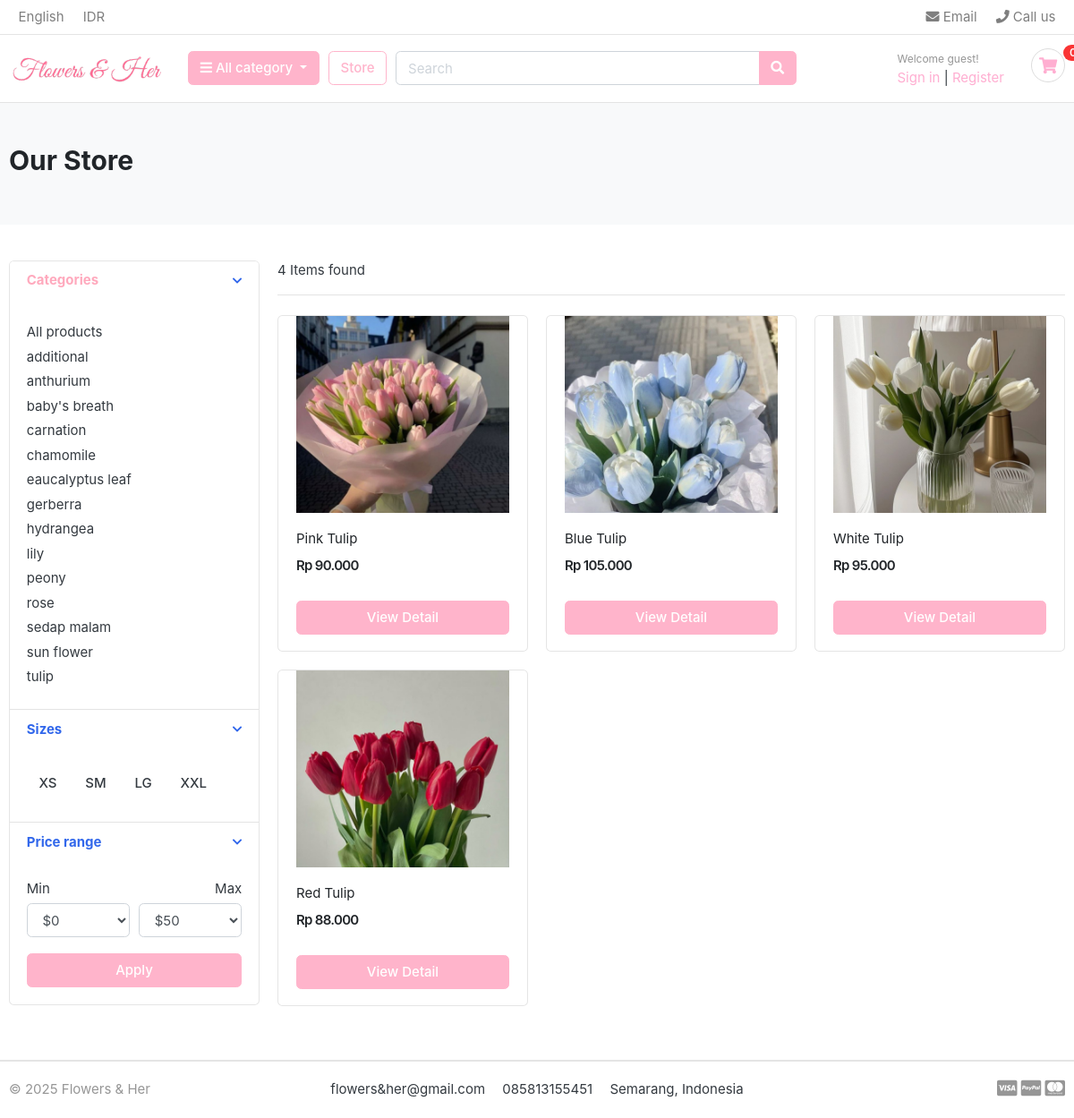
/store/tulip/, run on the app's committed database.
### category/models.py (models this page shows, shortened)
class Category(models.Model):
    category_name = models.CharField(max_length=50, unique=True)
    slug = models.SlugField(max_length=50, unique=True )
    cat_image = models.ImageField(upload_to="photos/categories", blank=True)
    class Meta:
        verbose_name = "category"
        verbose_name_plural = "categories"

### store/models.py (models this page shows, shortened)
class Product(models.Model):
    product_name    = models.CharField(max_length=255, unique=True)
    slug            = models.SlugField(max_length=255, unique=True)
    description     = models.TextField(blank=True)
    stock           = models.IntegerField()
    price           = models.IntegerField()
    image           = models.ImageField(upload_to="photos/products")
    is_available    = models.BooleanField(default=True)
    category        = models.ForeignKey(Category,on_delete=models.CASCADE)
    created_date    = models.DateTimeField(auto_now_add=True)
    modified_date   = models.DateTimeField(auto_now = True )

### store/views.py (the view)
# urls.py: path("", views.index, name="index"),
def index(request, category_id = None):
    categories = None
    products = None
    if category_id is not None:
        categories = get_object_or_404(Category,slug= category_id)
        products = Product.objects.all().filter(category=categories, is_available = True)
        product_count = products.count()
    else:
        products = Product.objects.all().filter(is_available=True).order_by('id')
        product_count = products.count()
    context ={
        "products" : products,
        "jumlah" : product_count,
    }
    return render(request, "store/store.html", context)

### cart/context_processors.py (called while the page is built)
def jumlah(request):
    jum =0
    try:
        cart = Cart.objects.get(cart_id=_add_cart_session_key(request))
        cart_items = CartItem.objects.filter(cart= cart, is_active=True)
        for cart_item in cart_items:
            jum+= cart_item.cart_quantity
    except:
        jum=0
    return dict(jum = jum)

### cart/views.py (called while the page is built)
def _add_cart_session_key(request):
    cart = request.session.session_key
    if not cart:
        cart= request.session.create()
    return cart

### category/context_processors.py (called while the page is built)
def menu_category(request):
    links = Category.objects.all()
    return dict(links=links )

### templates/store/store.html (shortened to what this page needs)
{% extends "base.html" %}
{% load static %}
{% block content %}
<section class="section-pagetop bg">
<div class="container">
	{% if "search" in request.path %}
	<h2 class="title-page">Search Result</h2>
	{% else %}
	<h2 class="title-page">Our Store</h2>
	{% endif %}
</div>
</section>
<section class="section-content padding-y">
<div class="container">
<div class="row">
	<aside class="col-md-3">
<div class="card">
	<article class="filter-group">
		<header class="card-header">
			<a href="#" data-toggle="collapse" data-target="#collapse_1" aria-expanded="true" class="">
				<i class="icon-control fa fa-chevron-down"></i>
				<h6 class="product-link-pink">Categories</h6>
			</a>
		</header>
		<div class="filter-content collapse show" id="collapse_1" style="">
			<div class="card-body">
				<ul class="list-menu product-link">
				<li><a href="{% url "store:index"%}">All products  </a></li>
			{% for category in links  %}
				<li><a href="{% url "store:category" category.slug %}">{{category.category_name}} </a></li>
			{% endfor %}
				</ul>
			</div>
		</div>
	</article>
	<article class="filter-group">
		<header class="card-header">
			<a href="#" data-toggle="collapse" data-target="#collapse_4" aria-expanded="true" class="">
				<i class="icon-control fa fa-chevron-down"></i>
				<h6 class="title">Sizes </h6>
			</a>
		</header>
		<div class="filter-content collapse show" id="collapse_4" style="">
			<div class="card-body">
			  <label class="checkbox-btn">
			    <span class="btn"> XS </span>
			  </label>
			  <label class="checkbox-btn">
			    <span class="btn"> SM </span>
			  </label>
			  <label class="checkbox-btn">
			    <span class="btn"> LG </span>
			  </label>
			  <label class="checkbox-btn">
			    <span class="btn"> XXL </span>
			  </label>
		</div>
		</div>
	</article>
	<article class="filter-group">
		<header class="card-header">
			<a href="#" data-toggle="collapse" data-target="#collapse_3" aria-expanded="true" class="">
				<i class="icon-control fa fa-chevron-down"></i>
				<h6 class="title">Price range </h6>
			</a>
		</header>
		<div class="filter-content collapse show" id="collapse_3" style="">
			<div class="card-body">
				<div class="form-row">
				<div class="form-group col-md-6">
				  <label>Min</label>
				  	<select class="mr-2 form-control">
						<option value="0">$0</option>
					</select>
				</div>
				<div class="form-group text-right col-md-6">
				  <label>Max</label>
				  	<select class="mr-2 form-control">
						<option value="50">$50</option>
					</select>
				</div>
				</div>
				<button class="btn btn-block btn-pink">Apply</button>
			</div>
		</div>
	</article>
</div>
	</aside>
	<main class="col-md-9">
<header class="border-bottom mb-4 pb-3">
		<div class="form-inline">
			<span class="mr-md-auto">{{jumlah}} Items found </span>
		</div>
</header>
<div class="row">
	{% for product in products %}
	<div class="col-md-4">
		<figure class="card card-product-grid">
			<div class="img-wrap">
				<img href="{% url "store:product_detail" product.category.slug product.slug %}" src="{{product.image.url}}">
			</div>
			<figcaption class="info-wrap">
				<div class="fix-height">
					<a href="{% url "store:product_detail" product.category.slug product.slug %}" class="product-link">{{product.product_name}}</a>
					<div class="price-wrap mt-2">
						<span class="price" data-price="{{product.price}}"></span>
					</div>
				</div>
				<a href="{% url "store:product_detail" product.category.slug product.slug %}" class="btn btn-block btn-pink">View Detail </a>
			</figcaption>
		</figure>
	</div>
	{% endfor %}
</div>
	</main>
</div>
</div>
</section>
{% endblock content %}

### static/css/ui.css (style rules this page uses)
html { font-family: "Inter", sans-serif; font-size: 15px; }
.img-wrap { text-align: center; display: block; }
.img-wrap img { max-width: 100%; }
.price-wrap { letter-spacing: -0.7px; }
.padding-y { padding-top: 40px; padding-bottom: 40px; }
figure { margin-bottom: 0; }
article:after, .form-group:after { display: block; clear: both; content: ""; }
.bg { background-color: #f8f9fa; }
.title-page { color: #212529; }
[class*=list-] li:after { visibility: hidden; display: block; content: ""; overflow: hidden; height: 0; clear: both; }
.list-menu { list-style: none; margin: 0; padding-left: 0; }
.list-menu li { margin-bottom: 5px; }
.list-menu a { color: #343a40; }
[class*=card-product] .img-wrap { overflow: hidden; position: relative; }
[class*=card-product] .img-wrap img { height: 100%; max-width: 100%; width: auto; display: inline-block; -o-object-fit: cover; object-fit: cover; }
.card-product-grid { margin-bottom: 20px; }
.card-product-grid .img-wrap { border-radius: 0.2rem 0.2rem 0 0; height: 220px; }
.card-product-grid .info-wrap { overflow: hidden; padding: 18px 20px; }
.card-product-grid .fix-height { height: 80px; overflow: hidden; }
.card .img-wrap { overflow: hidden; }
.price { font-weight: 600; color: #212529; }
.icon-control { margin-top: 5px; float: right; font-size: 80%; }
.card-header .title { margin-bottom: 0; line-height: 1.5; }
.filter-group { border-bottom: 1px solid #e4e4e4; }
.filter-group .card-header { border-bottom: 0; }
.filter-group:last-child { border-bottom: 0; }
.checkbox-btn { position: relative; }
.section-pagetop { padding: 45px 0; }

### static/css/tambahan.css (style rules this page uses)
.product-link { text-decoration: none; color: #212529; transition: color 0.3s ease; }
.product-link-pink { text-decoration: none; color: #ffa9bd !important; transition: color 0.3s ease; }

### data on the page
Category: category_name "additional"
Category: category_name "anthurium"
Category: category_name "baby's breath"
Category: category_name "carnation"
Category: category_name "chamomile"
Category: category_name "eaucalyptus leaf"
Category: category_name "gerberra"
Category: category_name "hydrangea"
Category: category_name "lily"
Category: category_name "peony"
Category: category_name "rose"
Category: category_name "sedap malam"
Category: category_name "sun flower"
Category: category_name "tulip"
Product: image (picture), product_name "Pink Tulip"
Product: image (picture), product_name "Blue Tulip"
Product: image (picture), product_name "White Tulip"
Product: image (picture), product_name "Red Tulip"

### other printed values
{{ jumlah }} "4"
